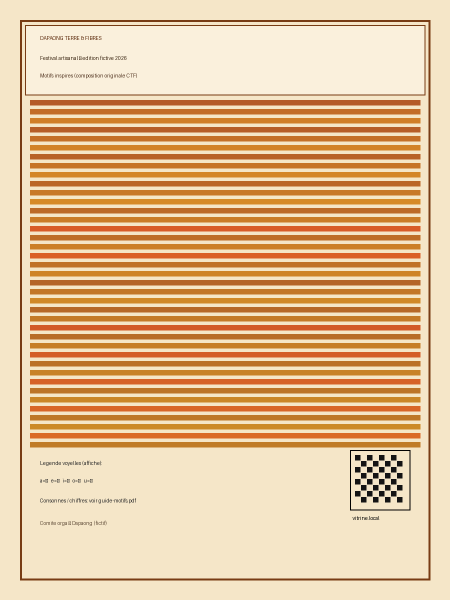
#> input picture NCTF26/challenges/misc/Terre-et-Fibres/files/affiche.png, 900 x 1200 px (shown at 1/2 size)
$ python qr.py
#> lines starting #> are read from the running program, lines starting #| are printed output that depends on the picture; after the words box and inside, x2 and y2 are one past the last pixel; in counts of white or black regions, pixels touching at a corner belong together
import numpy as np
from PIL import Image
a = np.array(Image.open('files/affiche.png').convert('RGB')).astype(int)
z = a[902:1020, 702:820]
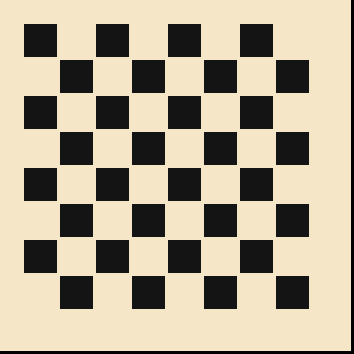
#> z: shape (118, 118, 3) int64 (shown 3 times larger); mean R, G, B 178.3, 167.7, 146.6
d = (z.sum(axis=2) < 200)
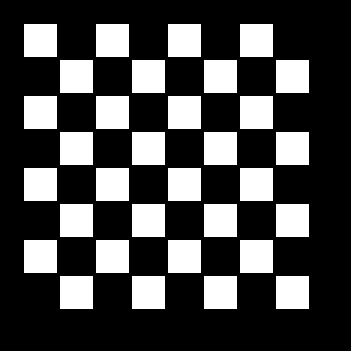
#> d: shape (118, 118) bool (shown 3 times larger); 29.5% white; 33 white regions, largest, box (x1, y1, x2, y2) and area: (0, 0, 118, 118) 235, (8, 8, 19, 19) 121, (32, 8, 43, 19) 121
ys, xs = np.nonzero(d)
#> ys = 4107 values from 0 to 117; xs = 4107 values, max 117 at index 0, min 0 at index 3989, mean 56.87
print('bbox', ys.min()+902, ys.max()+902, xs.min()+702, xs.max()+702)
#| bbox 902 1019 702 819
x0, y0, c = xs.min(), ys.min(), 12
#> x0 = 0; y0 = 0; c = 12
n = (xs.max()-x0+1)//c
#> n = 9
m = (ys.max()-y0+1)//c
#> m = 9
print('grille', m, n)
#| grille 9 9
for r in range(m):
    print(''.join('#' if d[y0+r*c+6, x0+k*c+6] else '.' for k in range(n)))
#> this loop made 9 passes
ok = all(d[y0+r*c+6, x0+k*c+6] == ((r+k)%2==0) for r in range(m) for k in range(n))
#> ok = False
print('damier parfait', ok)
#| damier parfait False
print('couleurs zone', len({tuple(p) for p in z.reshape(-1,3)}))
#| couleurs zone 3
